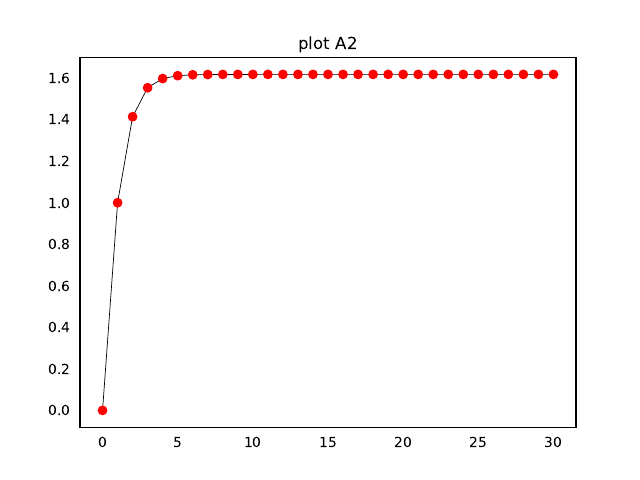

Write Python code to recreate this figure.
import matplotlib.pyplot as plt
import numpy as np


def T(n):
    if n == 0:
        return 0
    else:
        return np.sqrt(1 + T(n-1))


# natural numbers from 0 to 951
x = np.linspace(0, 30, 31)

# calc all values for y
y = [T(i) for i in range(0, 31)]

# finally plot graph
fig = plt.figure()
plt.plot(x, y, linewidth=0.5, color="black")
plt.plot(x, y, 'ro')
plt.tick_params(bottom=False, left=False)
plt.title('plot A2')
plt.savefig('s5_a2.pdf')
print(T(950))
plt.show()
